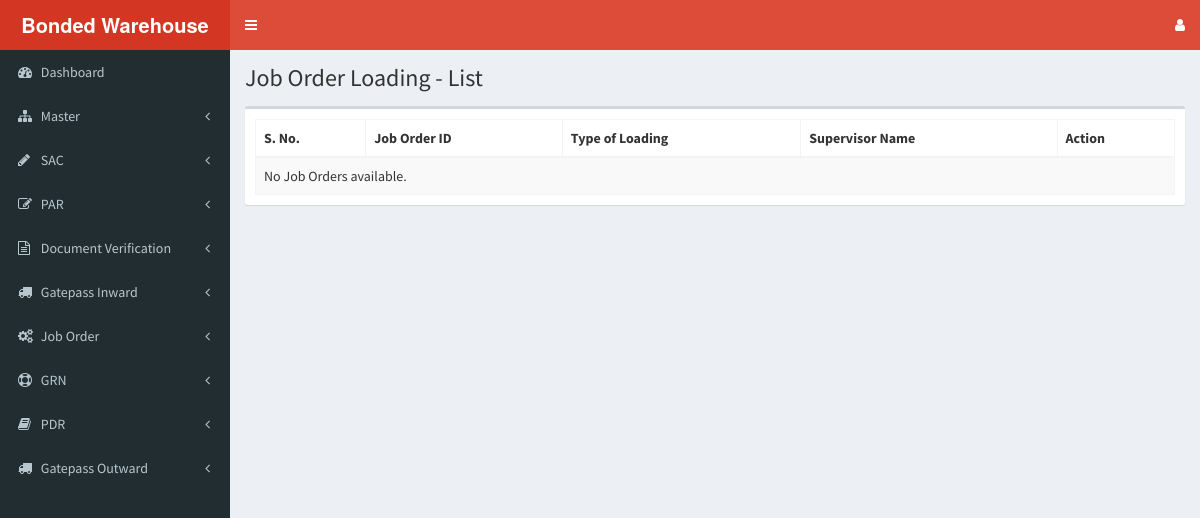
The app's page /job-order/job-order-loading-list-view.php, older data.
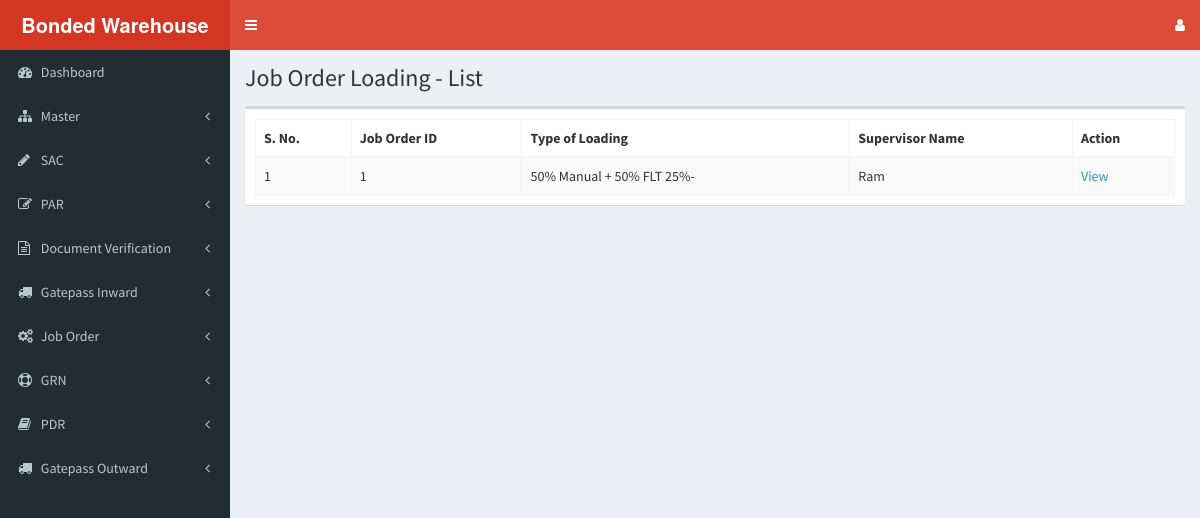
The same page, newer data.
### tables this page shows
CREATE TABLE `joborder_loading` (
  `jl_id` int(11) NOT NULL,
  `pdr_id` int(11) NOT NULL,
  `space_occupied_after` varchar(50) NOT NULL,
  `supervisor_name` varchar(50) NOT NULL,
  `loading_type` int(11) NOT NULL,
  `equipment_ref_number` varchar(50) NOT NULL,
  `no_of_labors` varchar(10) NOT NULL,
  `loading_time` varchar(10) NOT NULL,
  `status` varchar(50) NOT NULL DEFAULT 'created'
);

### job-order/job-order-loading-list-view.php (the view, shortened to what this page needs)
<?php
  include('../header.php');
  include('../sidebar.php');
  include('../dbconfig.php');
?>
<div class="content-wrapper">
  <section class="content-header">
    <h1>
      Job Order Loading - List
    </h1>
  </section>
  <section class="content">
    <div class="box">
      <div class="box-body">
        <table id="par_table" class="table table-bordered table-striped">
          <thead>
            <tr>
              <th>S. No.</th>
              <th>Job Order ID</th>
              <th>Type of Loading</th>
              <th>Supervisor Name</th>
              <th>Action</th>
            </tr>
          </thead>
          <tbody>
            <?php
              $select_query = "SELECT * FROM joborder_loading";
              $result = mysqli_query($dbc,$select_query);
              $row_counter = 0;
              if(mysqli_num_rows($result) > 0) {
                while($row = mysqli_fetch_array($result)) {
                  switch($row['loading_type']){
                    case 3:
                      $loadingType = '50% Manual + 50% FLT 25%-';
                    break;
                  }
                  echo "<tr>";
                  echo "<td>".++$row_counter."</td>";
                  echo "<td>".$row['jl_id']."</td>";
                  echo "<td>".$loadingType."</td>";
                  echo "<td>".$row['supervisor_name']."</td>";
                  echo "<td><a href='job-order-loading-view.php?jl_id=".$row['jl_id']."'>View</a></td>";
                  echo "</tr>";
                }
              } else {
                echo "<tr><td colspan=\"6\">No Job Orders available.</td></tr>";
              }
            ?>
          </tbody>
        </table>
      </div>
      </div>
    </div>
</div>
<?php
  include('../footer.php');
?>

Row changes from the older to the newer data that the page shows:
added joborder_loading: jl_id "1", loading_type "50% Manual + 50% FLT 25%-", supervisor_name "Ram"
Text that changed along with them:
text no longer shown: "No Job Orders available."
